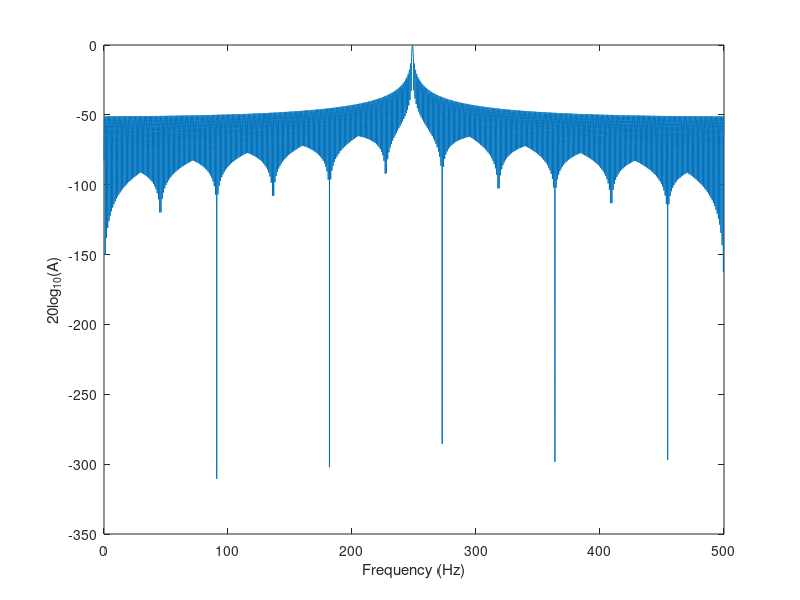

MATLAB code to generate this figure: (Note: this script raises an error after producing the figure.)
close all;
clear;
clc;
matlab_root = 'C:\Users\<user>\Documents\MATLAB\matlab2018\';
if(~exist(matlab_root))
    matlab_root = 'C:\Users\<user>\Documents\MATLAB\matlab2018\';
end
addpath([matlab_root 'Signal Generation\Impulse Methods']);
addpath([matlab_root 'DSP']);
addpath([matlab_root 'Signal Generation\Noise Signal']);
addpath([matlab_root 'Analysis']);
addpath([matlab_root 'DigitalFilters\Iowa Hills MATLAB']);
addpath([matlab_root 'Printing']);
addpath([matlab_root 'Visualization']);


Fs = 1000;
Ts = 1./Fs;
t = 0:Ts:1;

frqa = linspace(0,Fs/2,10000);
maga = 0*frqa;
for frq = 1:length(frqa)
    y = cos(2*pi*frqa(frq)*t);
    fy = fft(y)./length(t);
    maga(frq) = 2*abs(fy(250));
end
figure;
plot(frqa,20*log10(maga));
xlabel('Frequency (Hz)');
ylabel('20log_{10}(A)');
add_print_callbacks;
